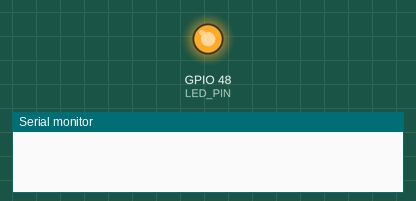
Bench run of a program on a simulated ESP32-S3. Shown: output pins drawn as LEDs (lit = HIGH), the last lines printed to the serial monitor. WiFi joins after 1.5 s; servers stay silent unless stated; no MQTT or app messages arrive unless stated; the camera gives no picture.

Above: at 0.01 s.
At 5.9 s:
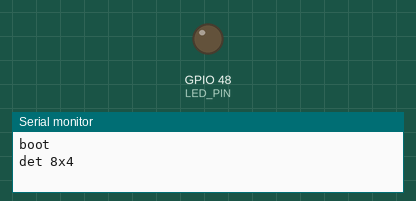
Timing chart, 0 to 7.6 s (numbered marks = the images above):
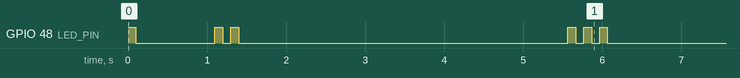

The program:

main.cpp
```cpp
#include <Arduino.h>
#include <WiFi.h>
#include "esp_camera.h"
#include "img_converters.h"
#include "esp_heap_caps.h"
#include "config.h"
#include "camera.h"
#include "background.h"
#include "blob.h"
#include "net.h"
#include "denoise.h"

static int detW = 0, detH = 0;
static uint8_t* planeY = nullptr;
static uint8_t* planeU = nullptr;
static uint8_t* planeV = nullptr;
static uint8_t* blurY = nullptr;
static uint8_t* blurU = nullptr;
static uint8_t* blurV = nullptr;
static uint8_t* mask = nullptr;
static uint8_t* eroded = nullptr;
static uint8_t* prevMask = nullptr;
static bool aeLocked = false;
static int consecutiveHits = 0;

static uint32_t frameId = 1;
static unsigned long lastBgSample = 0;
static unsigned long motionUntil = 0;
static bool frozen = false;
static bool camOK = false;
static bool netOK = false;
static unsigned long lastHeartbeat = 0;

#define LED_PIN 48

static void led_blink(int n, int ms = 100) {
  pinMode(LED_PIN, OUTPUT);
  for (int i = 0; i < n; i++) {
    digitalWrite(LED_PIN, HIGH); delay(ms);
    digitalWrite(LED_PIN, LOW); delay(ms);
  }
  delay(300);
}

static void publish_heartbeat(const char* stage) {
  net_publish_status(CAM_ID, stage, frameId);
}

static void split_yuyv(const uint8_t* buf, int w, int h,
                       uint8_t* Y, uint8_t* U, uint8_t* V) {
  size_t i = 0;
  for (int row = 0; row < h; row++) {
    uint8_t* yrow = Y + (size_t)row * w;
    uint8_t* urow = U + (size_t)row * w;
    uint8_t* vrow = V + (size_t)row * w;
    for (int x = 0; x < w; x += 2) {
      uint8_t y0 = buf[i++];
      uint8_t u  = buf[i++];
      uint8_t y1 = buf[i++];
      uint8_t v  = buf[i++];
      yrow[x]     = y0;
      yrow[x + 1] = y1;
      urow[x]     = u;
      urow[x + 1] = u;
      vrow[x]     = v;
      vrow[x + 1] = v;
    }
  }
}

static void set_framesize(framesize_t fs) {
  sensor_t* s = esp_camera_sensor_get();
  if (s) s->set_framesize(s, fs);
}

static void lock_ae_awb() {
  sensor_t* s = esp_camera_sensor_get();
  if (!s) return;
  s->set_exposure_ctrl(s, 0);
  s->set_whitebal(s, 0);
  s->set_gain_ctrl(s, 0);
  aeLocked = true;
}

static bool capture_and_send_still(uint32_t fid) {
  camera_fb_t* fb = camera_grab();
  if (!fb) {
    publish_heartbeat("still_nofb");
    return false;
  }

  uint8_t* jpg = nullptr;
  size_t jpg_len = 0;
  esp_err_t e = fmt2jpg(fb->buf, fb->len, fb->width, fb->height,
                        fb->format, 12, &jpg, &jpg_len);
  esp_camera_fb_return(fb);

  if (e != ESP_OK) {
    char msg[64];
    snprintf(msg, sizeof(msg), "still_fmt_warn=%d len=%u", (int)e, (unsigned)jpg_len);
    publish_heartbeat(msg);
  }
  if (!jpg || jpg_len == 0) {
    publish_heartbeat("still_no_output");
    if (jpg) free(jpg);
    return false;
  }

  bool ok = net_upload_still(jpg, jpg_len, fid);
  free(jpg);

  if (!ok) {
    publish_heartbeat("still_http_fail");
  }
  return ok;
}

void setup() {
  led_blink(1);
  Serial.begin(115200);
  delay(300);
  Serial.println("boot");

  if (!camera_init()) { Serial.println("cam init fail"); led_blink(10, 500); camOK = false; }
  else {
    camOK = true;
    led_blink(2);
    set_framesize(DET_FRAMESIZE);
    delay(100);

    camera_fb_t* probe = camera_grab();
    if (!probe) { Serial.println("probe fail"); led_blink(9, 500); camOK = false; }
    else {
      detW = probe->width;
      detH = probe->height;
      esp_camera_fb_return(probe);
      Serial.printf("det %dx%d\n", detW, detH);
    }
  }

  if (camOK && detW > 0) {
    int p = detW * detH;
    planeY = (uint8_t*)heap_caps_malloc(p, MALLOC_CAP_SPIRAM);
    planeU = (uint8_t*)heap_caps_malloc(p, MALLOC_CAP_SPIRAM);
    planeV = (uint8_t*)heap_caps_malloc(p, MALLOC_CAP_SPIRAM);
    blurY  = (uint8_t*)heap_caps_malloc(p, MALLOC_CAP_SPIRAM);
    blurU  = (uint8_t*)heap_caps_malloc(p, MALLOC_CAP_SPIRAM);
    blurV  = (uint8_t*)heap_caps_malloc(p, MALLOC_CAP_SPIRAM);
    mask   = (uint8_t*)heap_caps_malloc(p, MALLOC_CAP_SPIRAM);
    eroded = (uint8_t*)heap_caps_malloc(p, MALLOC_CAP_SPIRAM);
    prevMask = (uint8_t*)heap_caps_malloc(p, MALLOC_CAP_SPIRAM);
    if (!planeY || !planeU || !planeV || !blurY || !blurU || !blurV ||
        !mask || !eroded || !prevMask) {
      Serial.println("plane alloc fail"); led_blink(8, 500); camOK = false;
    }

    if (camOK && !bg_init(detW, detH, BG_WINDOW_N)) { Serial.println("bg alloc fail"); led_blink(7, 500); camOK = false; }
    if (camOK && !blob_init(detW, detH)) { Serial.println("blob alloc fail"); led_blink(6, 500); camOK = false; }
    memset(prevMask, 0, p);
  }

  net_init();
  delay(2000);
  netOK = net_connected();
  led_blink(3);
  Serial.println("ready");
  publish_heartbeat("setup_done");
}

void loop() {
  net_loop();

  unsigned long now = millis();

  if ((long)(now - lastHeartbeat) >= 10000) {
    lastHeartbeat = now;
    publish_heartbeat("running");
  }

  if (frozen && (long)(now - motionUntil) > 0) {
    frozen = false;
  }

  if (!camOK) { delay(5000); return; }

  camera_fb_t* fb = camera_grab();
  if (!fb) { delay(DET_LOOP_DELAY_MS); return; }
  split_yuyv(fb->buf, fb->width, fb->height, planeY, planeU, planeV);
  esp_camera_fb_return(fb);

  // Lock AE/AWB after enough background frames collected
  if (!aeLocked && bg_count() >= AE_LOCK_AFTER_FRAMES) {
    lock_ae_awb();
    publish_heartbeat("ae_locked");
  }

  // Denoise: 3x3 blur each plane
#if DENOISE_BLUR
  blur_3x3(planeY, blurY, detW, detH);
  blur_3x3(planeU, blurU, detW, detH);
  blur_3x3(planeV, blurV, detW, detH);
#else
  memcpy(blurY, planeY, detW * detH);
  memcpy(blurU, planeU, detW * detH);
  memcpy(blurV, planeV, detW * detH);
#endif

  if (!frozen && (long)(now - lastBgSample) >= BG_INTERVAL_MS) {
    bg_push_frame(blurY, blurU, blurV);
    lastBgSample = now;
  }

  uint32_t fid = frameId++;

  if (frozen) {
    // During cooldown: skip detection, just update prevMask
    // so temporal persistence resets when cooldown ends
    memset(prevMask, 0, detW * detH);
    consecutiveHits = 0;
  } else if (bg_ready()) {
    bg_compute_mask(blurY, blurU, blurV, mask);

#if DENOISE_ERODE
    erode_mask(mask, eroded, detW, detH);
#else
    memcpy(eroded, mask, detW * detH);
#endif

    // Temporal persistence: AND with previous mask
    int persistentPixels = 0;
    for (int i = 0; i < detW * detH; i++) {
      if (eroded[i] && prevMask[i]) {
        eroded[i] = 1;
        persistentPixels++;
      } else {
        eroded[i] = 0;
      }
    }

    // Save mask for next frame
    memcpy(prevMask, mask, detW * detH);

    if (persistentPixels > 0) {
      BlobInfo b = blob_analyze(eroded, detW, detH, MIN_BLOB_PIXELS);
      if (b.found) {
        consecutiveHits++;
        if (consecutiveHits >= TEMPORAL_PERSISTENCE) {
          frozen = true;
          motionUntil = now + MOTION_COOLDOWN_MS;
          consecutiveHits = 0;
          net_publish_motion(CAM_ID, now, b.cx, b.cy, b.area,
                             b.classification, fid);
          capture_and_send_still(fid);
          Serial.printf("motion fid=%u area=%d (%d,%d) %s\n",
                        fid, b.area, b.cx, b.cy, b.classification);
        }
      } else {
        consecutiveHits = 0;
      }
    } else {
      consecutiveHits = 0;
    }
  } else if (fid % 10 == 0) {
    Serial.printf("warming up bg=%d/%d\n", bg_count(), BG_WINDOW_N);
  }

  delay(DET_LOOP_DELAY_MS);
}
```

background.cpp
```cpp
#include "background.h"
#include "config.h"
#include "esp_heap_caps.h"
#include <cmath>
#include <cstring>

static int W = 0, H = 0, N = 0, P = 0;
static uint8_t* ringY = nullptr;
static uint8_t* ringU = nullptr;
static uint8_t* ringV = nullptr;
static uint16_t* sumY = nullptr;
static uint16_t* sumU = nullptr;
static uint16_t* sumV = nullptr;
static uint32_t* sqY = nullptr;
static uint32_t* sqU = nullptr;
static uint32_t* sqV = nullptr;
static int head = 0;
static int count = 0;

static uint8_t* alloc_chan8(int n) {
  return (uint8_t*)heap_caps_malloc((size_t)n, MALLOC_CAP_SPIRAM);
}
static uint16_t* alloc_chan16(int n) {
  return (uint16_t*)heap_caps_malloc((size_t)n * 2, MALLOC_CAP_SPIRAM);
}
static uint32_t* alloc_chan32(int n) {
  return (uint32_t*)heap_caps_malloc((size_t)n * 4, MALLOC_CAP_SPIRAM);
}

bool bg_init(int width, int height, int window_n) {
  W = width; H = height; N = window_n; P = W * H;
  ringY = alloc_chan8(N * P);
  ringU = alloc_chan8(N * P);
  ringV = alloc_chan8(N * P);
  sumY = alloc_chan16(P);
  sumU = alloc_chan16(P);
  sumV = alloc_chan16(P);
  sqY = alloc_chan32(P);
  sqU = alloc_chan32(P);
  sqV = alloc_chan32(P);
  if (!ringY || !ringU || !ringV || !sumY || !sumU || !sumV || !sqY || !sqU || !sqV) {
    bg_deinit();
    return false;
  }
  memset(sumY, 0, P * 2);
  memset(sumU, 0, P * 2);
  memset(sumV, 0, P * 2);
  memset(sqY, 0, P * 4);
  memset(sqU, 0, P * 4);
  memset(sqV, 0, P * 4);
  head = 0;
  count = 0;
  return true;
}

void bg_deinit() {
  free(ringY); free(ringU); free(ringV);
  free(sumY); free(sumU); free(sumV);
  free(sqY); free(sqU); free(sqV);
  ringY = ringU = ringV = nullptr;
  sumY = sumU = sumV = nullptr;
  sqY = sqU = sqV = nullptr;
  W = H = N = P = 0;
  head = count = 0;
}

static inline void chan_push(uint8_t* ring, uint16_t* sum, uint32_t* sq,
                             const uint8_t* in) {
  uint8_t* slot = ring + (size_t)head * P;
  if (count >= N) {
    uint8_t* old = slot;
    for (int i = 0; i < P; i++) {
      uint16_t o = old[i];
      sum[i] -= o;
      sq[i] -= (uint32_t)o * o;
    }
  }
  for (int i = 0; i < P; i++) {
    uint16_t v = in[i];
    slot[i] = (uint8_t)v;
    sum[i] += v;
    sq[i] += (uint32_t)v * v;
  }
}

void bg_push_frame(const uint8_t* y, const uint8_t* u, const uint8_t* v) {
  if (!y || !u || !v) return;
  chan_push(ringY, sumY, sqY, y);
  chan_push(ringU, sumU, sqU, u);
  chan_push(ringV, sumV, sqV, v);
  head = (head + 1) % N;
  if (count < N) count++;
}

void bg_compute_mask(const uint8_t* y, const uint8_t* u, const uint8_t* v,
                     uint8_t* mask_out) {
  if (count == 0) {
    memset(mask_out, 0, P);
    return;
  }
  float inv = 1.0f / (float)count;
  float zthr = Z_THRESHOLD;
  for (int i = 0; i < P; i++) {
    float my = (float)sumY[i] * inv;
    float vy = (float)sqY[i] * inv - my * my;
    if (vy < 1.0f) vy = 1.0f;
    float sd = sqrtf(vy);
    float dy = fabsf((float)y[i] - my) / sd;

    float mu = (float)sumU[i] * inv;
    float vu = (float)sqU[i] * inv - mu * mu;
    if (vu < 1.0f) vu = 1.0f;
    sd = sqrtf(vu);
    float du = fabsf((float)u[i] - mu) / sd;

    float mv = (float)sumV[i] * inv;
    float vv = (float)sqV[i] * inv - mv * mv;
    if (vv < 1.0f) vv = 1.0f;
    sd = sqrtf(vv);
    float dv = fabsf((float)v[i] - mv) / sd;

    mask_out[i] = (dy > zthr || du > zthr || dv > zthr) ? 1 : 0;
  }
}

bool bg_ready() { return count > 0; }
int bg_count() { return count; }
```

background.h
```cpp
#ifndef BACKGROUND_H
#define BACKGROUND_H
#include <cstdint>
#include <stddef.h>

bool bg_init(int width, int height, int window_n);
void bg_deinit();
void bg_push_frame(const uint8_t* y, const uint8_t* u, const uint8_t* v);
void bg_compute_mask(const uint8_t* y, const uint8_t* u, const uint8_t* v, uint8_t* mask_out);
bool bg_ready();
int bg_count();

#endif
```

blob.cpp
```cpp
#include "blob.h"
#include "config.h"
#include "esp_heap_caps.h"
#include <cstring>

static int W = 0, H = 0, P = 0;
static uint8_t* visited = nullptr;
static int* stack = nullptr;

bool blob_init(int w, int h) {
  W = w; H = h; P = w * h;
  visited = (uint8_t*)heap_caps_malloc(P, MALLOC_CAP_SPIRAM);
  stack = (int*)heap_caps_malloc((size_t)P * sizeof(int), MALLOC_CAP_SPIRAM);
  if (!visited || !stack) { blob_deinit(); return false; }
  return true;
}

void blob_deinit() {
  free(visited); free(stack);
  visited = nullptr; stack = nullptr;
  W = H = P = 0;
}

static const char* classify(int area) {
  if (area < SMALL_BLOB_PX) return "small";
  if (area < LARGE_BLOB_PX) return "medium";
  return "large";
}

BlobInfo blob_analyze(const uint8_t* mask, int w, int h, int min_pixels) {
  BlobInfo result = { false, 0, 0, 0, "none" };
  if (!mask || !visited || w != W || h != H) return result;
  memset(visited, 0, P);

  int best_area = 0, best_cx = 0, best_cy = 0;

  for (int seed = 0; seed < P; seed++) {
    if (mask[seed] == 0 || visited[seed]) continue;
    int sp = 0;
    stack[sp++] = seed;
    visited[seed] = 1;
    int area = 0;
    long sx = 0, sy = 0;
    while (sp > 0) {
      int p = stack[--sp];
      int px = p % W;
      int py = p / W;
      area++;
      sx += px;
      sy += py;
      int xn = px - 1, xp = px + 1;
      int yn = py - 1, yp = py + 1;
      if (xn >= 0) {
        int q = py * W + xn;
        if (mask[q] && !visited[q]) { visited[q] = 1; stack[sp++] = q; }
      }
      if (xp < W) {
        int q = py * W + xp;
        if (mask[q] && !visited[q]) { visited[q] = 1; stack[sp++] = q; }
      }
      if (yn >= 0) {
        int q = yn * W + px;
        if (mask[q] && !visited[q]) { visited[q] = 1; stack[sp++] = q; }
      }
      if (yp < H) {
        int q = yp * W + px;
        if (mask[q] && !visited[q]) { visited[q] = 1; stack[sp++] = q; }
      }
    }
    if (area > best_area) {
      best_area = area;
      best_cx = (int)(sx / area);
      best_cy = (int)(sy / area);
    }
  }

  if (best_area >= min_pixels) {
    result.found = true;
    result.cx = best_cx;
    result.cy = best_cy;
    result.area = best_area;
    result.classification = classify(best_area);
  }
  return result;
}
```

blob.h
```cpp
#ifndef BLOB_H
#define BLOB_H
#include <cstdint>

struct BlobInfo {
  bool found;
  int cx;
  int cy;
  int area;
  const char* classification;
};

BlobInfo blob_analyze(const uint8_t* mask, int w, int h, int min_pixels);
bool blob_init(int w, int h);
void blob_deinit();

#endif
```

camera.cpp
```cpp
#include "camera.h"
#include "config.h"

static bool initialized = false;

bool camera_init() {
  camera_config_t cfg;
  cfg.ledc_channel = LEDC_CHANNEL_0;
  cfg.ledc_timer = LEDC_TIMER_0;
  cfg.pin_pwdn = CAM_PIN_PWDN;
  cfg.pin_reset = CAM_PIN_RESET;
  cfg.pin_xclk = CAM_PIN_XCLK;
  cfg.pin_sccb_sda = CAM_PIN_SIOD;
  cfg.pin_sccb_scl = CAM_PIN_SIOC;
  cfg.pin_d7 = CAM_PIN_Y9;
  cfg.pin_d6 = CAM_PIN_Y8;
  cfg.pin_d5 = CAM_PIN_Y7;
  cfg.pin_d4 = CAM_PIN_Y6;
  cfg.pin_d3 = CAM_PIN_Y5;
  cfg.pin_d2 = CAM_PIN_Y4;
  cfg.pin_d1 = CAM_PIN_Y3;
  cfg.pin_d0 = CAM_PIN_Y2;
  cfg.pin_vsync = CAM_PIN_VSYNC;
  cfg.pin_href = CAM_PIN_HREF;
  cfg.pin_pclk = CAM_PIN_PCLK;
  cfg.xclk_freq_hz = 20000000;
  cfg.frame_size = DET_FRAMESIZE;
  cfg.pixel_format = PIXFORMAT_YUV422;
  cfg.grab_mode = CAMERA_GRAB_LATEST;
  cfg.fb_location = CAMERA_FB_IN_PSRAM;
  cfg.fb_count = 2;
  cfg.jpeg_quality = 12;

  esp_err_t err = esp_camera_init(&cfg);
  initialized = (err == ESP_OK);
  return initialized;
}

camera_fb_t* camera_grab() {
  if (!initialized) return nullptr;
  return esp_camera_fb_get();
}
```

camera.h
```cpp
#ifndef CAMERA_H
#define CAMERA_H
#include "esp_camera.h"

bool camera_init();
camera_fb_t* camera_grab();

#endif
```

denoise.cpp
```cpp
#include "denoise.h"
#include <cstring>

void blur_3x3(const uint8_t* src, uint8_t* dst, int w, int h) {
  for (int y = 0; y < h; y++) {
    int y0 = y - 1, y1 = y, y2 = y + 1;
    bool top = y0 >= 0, bot = y2 < h;
    for (int x = 0; x < w; x++) {
      int x0 = x - 1, x1 = x, x2 = x + 1;
      bool left = x0 >= 0, right = x2 < w;
      int sum = 0, count = 0;
      if (top) {
        if (left)  { sum += src[y0 * w + x0]; count++; }
                    { sum += src[y0 * w + x1]; count++; }
        if (right) { sum += src[y0 * w + x2]; count++; }
      }
      if (left)  { sum += src[y1 * w + x0]; count++; }
                  { sum += src[y1 * w + x1]; count++; }
      if (right) { sum += src[y1 * w + x2]; count++; }
      if (bot) {
        if (left)  { sum += src[y2 * w + x0]; count++; }
                    { sum += src[y2 * w + x1]; count++; }
        if (right) { sum += src[y2 * w + x2]; count++; }
      }
      dst[y * w + x] = (uint8_t)(sum / count);
    }
  }
}

void erode_mask(const uint8_t* src, uint8_t* dst, int w, int h) {
  memcpy(dst, src, w * h);
  for (int y = 1; y < h - 1; y++) {
    for (int x = 1; x < w - 1; x++) {
      int i = y * w + x;
      if (!src[i]) { dst[i] = 0; continue; }
      if (!src[i - 1] || !src[i + 1] ||
          !src[i - w] || !src[i + w]) {
        dst[i] = 0;
      }
    }
  }
}
```

denoise.h
```cpp
#ifndef DENOISE_H
#define DENOISE_H
#include <cstdint>

void blur_3x3(const uint8_t* src, uint8_t* dst, int w, int h);
void erode_mask(const uint8_t* src, uint8_t* dst, int w, int h);

#endif
```

net.h
```cpp
#ifndef NET_H
#define NET_H
#include <cstdint>
#include <stddef.h>

bool net_init();
void net_loop();
bool net_publish_motion(const char* cam_id, unsigned long ts_ms,
                        int cx, int cy, int area,
                        const char* cls, uint32_t frame_id);
bool net_publish_status(const char* cam_id, const char* stage,
                        uint32_t frame_id);
bool net_upload_still(uint8_t* jpg, size_t jpg_len, uint32_t frame_id);
bool net_connected();

#endif
```

config.h
```cpp
#ifndef CONFIG_H
#define CONFIG_H

#define CAM_ID "cam01"

#define WIFI_SSID "DonsTest"
#define WIFI_PASS "dontest123"

#define MQTT_HOST "192.168.4.2"
#define MQTT_PORT 1883
#define MQTT_TOPIC "home/cam/" CAM_ID "/motion"

#define STILL_ENDPOINT "http://192.168.4.2:8080/still"

#define DET_FRAMESIZE FRAMESIZE_QVGA
#define STILL_FRAMESIZE FRAMESIZE_VGA

#define BG_WINDOW_N 20
#define BG_INTERVAL_MS 30000
#define MOTION_COOLDOWN_MS 10000

#define Z_THRESHOLD 5.0f
#define MIN_BLOB_PIXELS 200
#define SMALL_BLOB_PX 1000
#define LARGE_BLOB_PX 5000

#define DENOISE_BLUR 1
#define DENOISE_ERODE 1
#define TEMPORAL_PERSISTENCE 2

#define AE_LOCK_AFTER_FRAMES 5

#define DET_LOOP_DELAY_MS 150

#define CAM_PIN_PWDN   -1
#define CAM_PIN_RESET  -1
#define CAM_PIN_XCLK   15
#define CAM_PIN_SIOD    4
#define CAM_PIN_SIOC    5
#define CAM_PIN_Y9     16
#define CAM_PIN_Y8     17
#define CAM_PIN_Y7     18
#define CAM_PIN_Y6     12
#define CAM_PIN_Y5     10
#define CAM_PIN_Y4      8
#define CAM_PIN_Y3      9
#define CAM_PIN_Y2     11
#define CAM_PIN_VSYNC    6
#define CAM_PIN_HREF     7
#define CAM_PIN_PCLK    13

#endif
```

Source omitted: net.cpp (2848 bytes)
